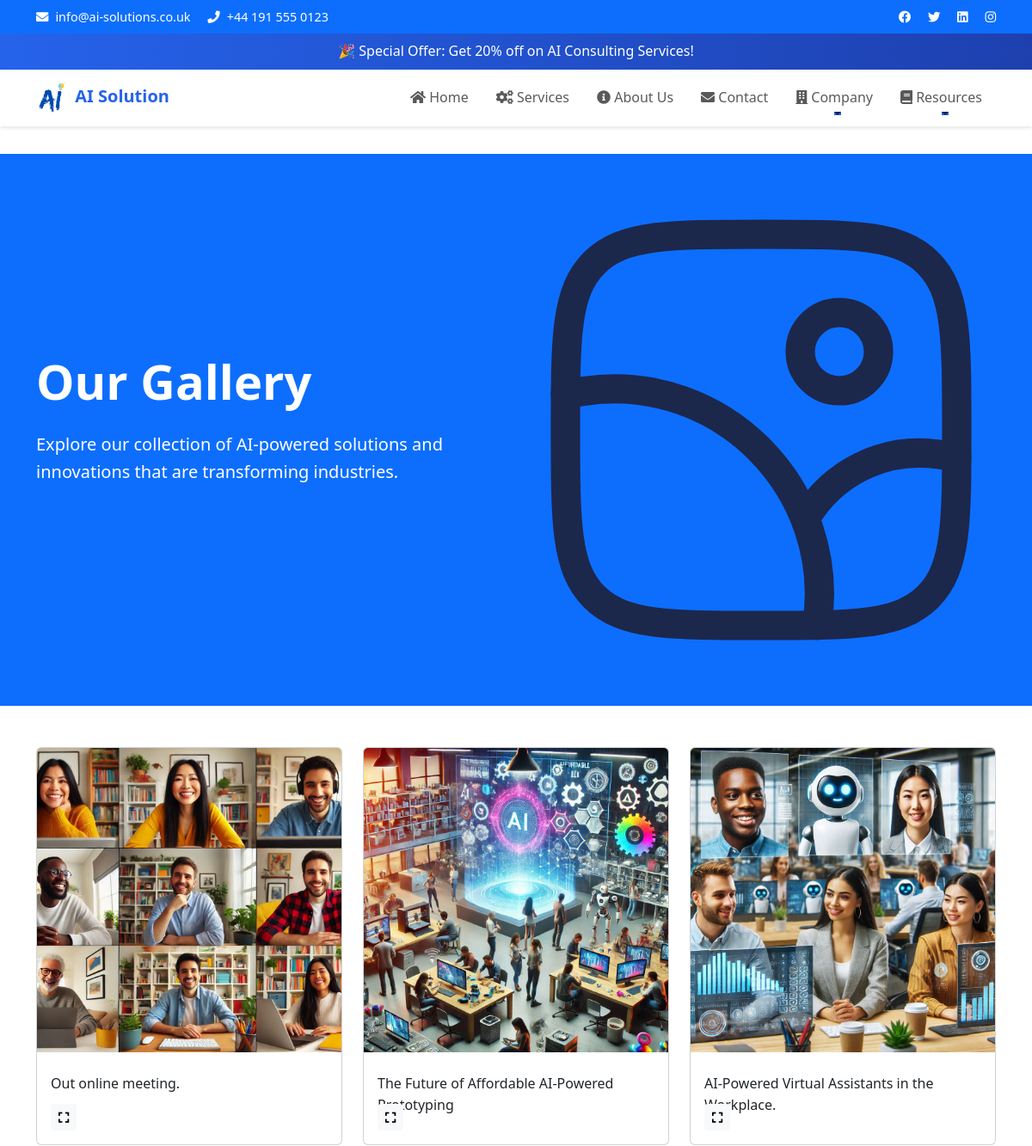
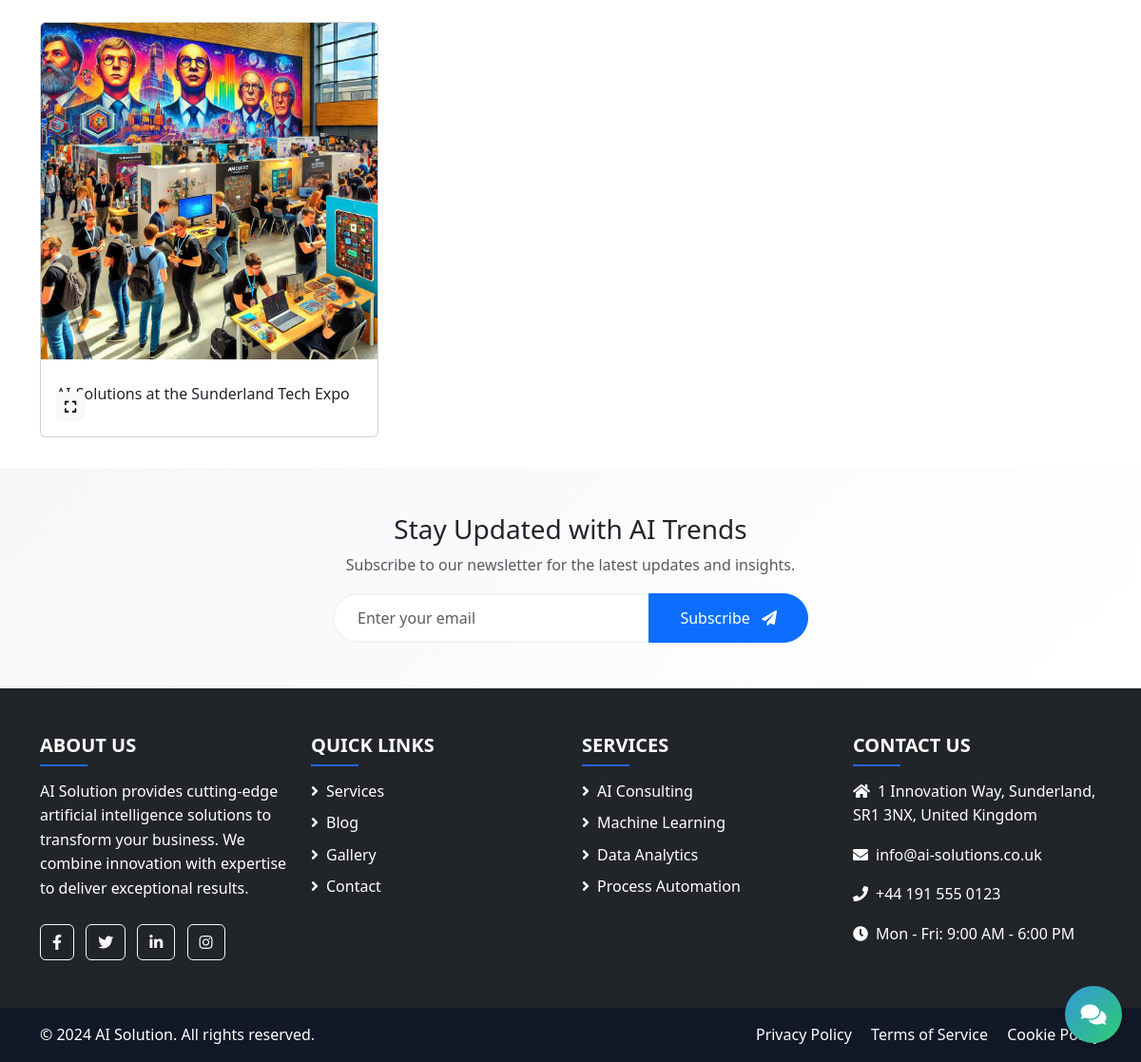
Page /gallery/ on the committed database (2 pictures, top to bottom).
### main/models.py (models this page shows, shortened)
class Gallery(models.Model):
    image = models.ImageField(upload_to='gallery/', help_text="Image for the gallery",default=timezone.now)
    description = models.TextField(blank=True)
    alt_text = models.CharField(max_length=200, help_text="Alternative text for accessibility")
    tags = models.ManyToManyField('GalleryTag', blank=True)
    created_at = models.DateTimeField(default=timezone.now)
    class Meta:
        verbose_name_plural = "Galleries"
        ordering = ['-created_at']

### main/views.py (the view)
# urls.py: path('gallery/', views.GalleryListView.as_view(), name='gallery_list'),
class GalleryListView(ListView):
    model = Gallery
    template_name = 'main/gallery_list.html'
    context_object_name = 'galleries'
    def get_context_data(self, **kwargs):
        context = super().get_context_data(**kwargs)
        context['gallery_tags'] = GalleryTag.objects.all()
        return context

### main/templates/main/gallery_list.html (shortened to what this page needs)
{% extends 'main/base.html' %}
{% load static %}
{% block content %}
<section class="gallery-hero bg-primary text-white py-5 mb-5">
    <div class="container">
        <div class="row align-items-center">
            <div class="col-lg-6" data-aos="fade-right">
                <h1 class="display-4 fw-bold mb-4">Our Gallery</h1>
                <p class="lead mb-4">Explore our collection of AI-powered solutions and innovations that are transforming industries.</p>
            </div>
            <div class="col-lg-6" data-aos="fade-left">
                <img src="{% static 'images/gallery-hero.svg' %}" alt="Gallery Hero" class="img-fluid">
            </div>
        </div>
    </div>
</section>
<div class="container">
    <div class="row g-4" id="gallery-container">
        {% for gallery in galleries %}
        <div class="col-md-4 gallery-item" data-aos="fade-up" data-aos-delay="200">
            <div class="card h-100">
                {% if gallery.image %}
                <div class="card-img-wrapper">
                    <img src="{{ gallery.image.url }}" class="card-img-top" alt="{{ gallery.alt_text }}">
                    <div class="card-img-overlay d-flex align-items-end">
                        <button class="btn btn-light btn-sm me-2" onclick="openLightbox('{{ gallery.image.url }}')">
                            <i class="fas fa-expand"></i>
                        </button>
                    </div>
                </div>
                {% endif %}
                <div class="card-body">
                    {% if gallery.description %}
                    <p class="card-text">{{ gallery.description }}</p>
                    {% endif %}
                </div>
            </div>
        </div>
        {% endfor %}
    </div>
</div>
{% endblock %}

### main/static/css/style.css (style rules this page uses)
:root { --primary-color: #2563eb; --secondary-color: #1e40af; --dark-color: #1f2937; --darker-color: #111827; --light-color: #f3f4f6; }
body { font-family: 'Segoe UI', Tahoma, Geneva, Verdana, sans-serif; line-height: 1.6; }
.btn { transition: all 0.3s; }

### rows in the picture
Gallery: image (picture), description "Out online meeting."
Gallery: image (picture), description "The Future of Affordable AI-Powered Prototyping"
Gallery: image (picture), description "AI-Powered Virtual Assistants in the Workplace."
Gallery: image (picture), description "AI-Solutions at the Sunderland Tech Expo"
